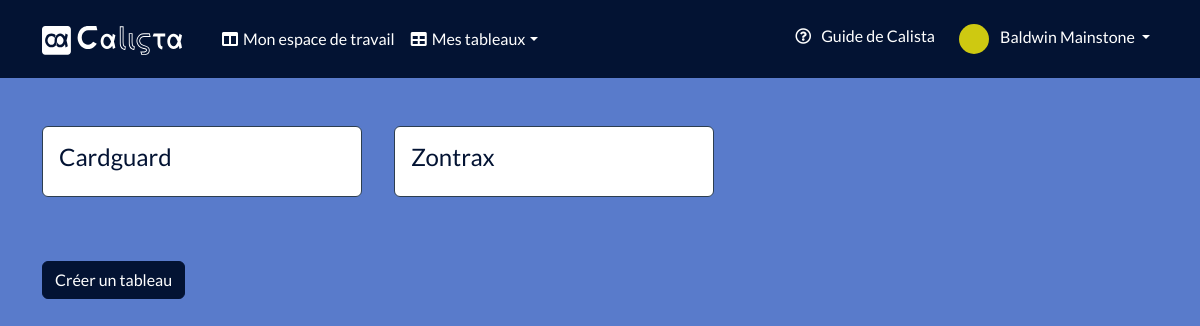
The page /home.php (signed in) on the database its author committed.
### tables this page shows
CREATE TABLE User_app(
   id INT AUTO_INCREMENT,
   email_user_app VARCHAR(100),
   type_account_user_app VARCHAR(50),
   password_user_app VARCHAR(64),
   first_name_user_app VARCHAR(50),
   last_name_user_app VARCHAR(50),
   state_of_account_user_app BOOLEAN,
   color_user_app VARCHAR(50) DEFAULT 'blue',
   profile_picture_user_app VARCHAR(50),
   creation_date_user_app DATE,
   PRIMARY KEY(id)
);

CREATE TABLE Board(
   id INT auto_increment,
   name_board VARCHAR(200),
   creation_date_board DATETIME,
   position_board INT,
   color_board VARCHAR(50) DEFAULT 'blue',
   id_user_app INT NOT NULL,
   PRIMARY KEY(id),
   FOREIGN KEY(id_user_app) REFERENCES User_app(id) ON UPDATE CASCADE ON DELETE CASCADE
);

### Controllers/Controller.php (called while the page is built, shortened)
<?php
abstract class Controller
{
    protected function view(string $fileName, array $data = [])
    {
        $filePath = base_path(self::VIEW_PATH . '/' . $fileName);
        if (file_exists($filePath)) {
            $userid = self::getCurrentUserId();
            if ($userid) {
                $user = User_app::find($userid);
                $userboards = $user->boards();
            }
            require $filePath;
        }
    }
    protected static function getCurrentUserId()
    {
        return session('id');
    }
}

### Controllers/HomeController.php (called while the page is built, shortened)
<?php
class HomeController extends Controller
{
    public function index()
    {
        return $this->view('/home.php', []);
    }
}

### public/home.php (called while the page is built, shortened)
<?php
$controller = new Controllers\HomeController();
switch ($_SERVER['REQUEST_METHOD']) {
    case 'GET':
        $controller->index();
        break;
}

### supports/helpers.php (called while the page is built, shortened)
<?php
if (!function_exists('session')) {
    function session(?string $key = null, $value = null)
    {
        if ($key and !is_null($value)) {
            $_SESSION[$key] = $value;
            return true;
        } elseif ($key) {
            return $_SESSION[$key] ?? null;
        }
        return $_SESSION;
    }
}

### Models/Model.php (called while the page is built, shortened)
<?php
abstract class Model
{
    protected static $db;
    protected $table;
    protected $identifier = 'id';
    public function hydrate(array $data): self
    {
        return $this;
    }
    public static function find($id)
    {
        $model = new static();
        $data = $model->select(
            "SELECT * FROM {$model->getTable()} WHERE {$model->getIdentifier()} = :id",
            [':id' => $id],
            1
        );
        return $model->hydrate($data);
    }
    public static function select(
        string $sql,
        array $data = [],
        ?int $limit = null,
        int $mode = PDO::FETCH_ASSOC
    ): array {
        $builder = new static();
        if ($limit) {
            $sql .= ' LIMIT ' . $limit;
        }
        $req = $builder::db()->prepare($sql);
        $req->execute($data);
        if ($limit === 1) {
            return $req->fetch($mode) ?: [];
        } else {
            return $req->fetchAll($mode) ?: [];
        }
    }
    public function getTable()
    {
        return $this->table;
    }
    public function getIdentifier()
    {
        return $this->identifier;
    }
    public static function db()
    {
        return self::$db;
    }
    protected static function openConnection()
    {
        $DSN = DB_PDO_DRIVER
            . ':host=' . DB_HOSTNAME
            . ';port=' . DB_PORT
            . ';dbname=' . DB_DATABASE;
        try {
            self::$db = new PDO($DSN, DB_USERNAME, DB_PASSWORD, [
                PDO::ATTR_PERSISTENT => true,
            ]);
        } catch (PDOException $e) {
            echo $e->getMessage() . '<br>';
            exit();
        }
    }
}

### Models/User_app.php (called while the page is built, shortened)
<?php
class User_app extends Model
{
    public $id;
    public $first_name_user_app;
    public $last_name_user_app;
    public static function find($id)
    {
        return parent::find($id);
    }
    public function boards()
    {
        $boardsModel = new Board();
        $req = $this->db()->prepare("SELECT * FROM {$boardsModel->getTable()} WHERE id_user_app = :id_user");
        $req->execute([
            ':id_user' => $this->id,
        ]);
        return $req->fetchAll(PDO::FETCH_ASSOC) ?: [];
    }
    public function getFullName()
    {
        return $this->first_name_user_app . ' ' . $this->last_name_user_app;
    }
}

### Views/home.php (the view, shortened to what this page needs)
<!DOCTYPE html>
<html lang="fr">
<head>
    <link rel="stylesheet" href="/assets/css/bootstrap.css">
    <link rel="stylesheet" href="/assets/css/root-<?php echo $user->color_user_app; ?>-theme.css">
    <link rel="stylesheet" href="/assets/css/custom-style.css">
    <link rel="stylesheet" href="https://cdnjs.cloudflare.com/ajax/libs/font-awesome/5.13.0/css/all.min.css">
</head>
<body>
    <header>
        <?php require view_path('components/nav.php'); ?>
    </header>
    <main>
        <div class="container">
            <div class="d-md-flex flex-md-wrap flex-xl-row gap-3 my-5">
                <?php foreach ($userboards as $userboard) : ?>
                    <div class="card border-primary mb-3" style="min-width: 20rem">
                        <div class="card-body">
                            <h4 class="card-title"><a href="<?php echo '/boards/show.php?id=' . $userboard['id'] ?>"><?php echo $userboard['name_board'] ?></a></h4>
                        </div>
                    </div>
                    <br>
                <?php endforeach; ?>
            </div>
            <button type="button" class="btn btn-primary mb-4" data-bs-toggle="modal" data-bs-target="#create-board">
                Créer un tableau
            </button>
        </div>
    </main>
</body>
</html>

### Views/components/nav.php (shortened to what this page needs)
<nav class="navbar navbar-expand-lg navbar-dark">
    <div class="container gap-3">
        <a class="navbar-brand" href="/index.php"><img id="logo-nav" src="/assets/pictures/calista-logo-white.svg" alt="Calista, application Trello like"></a>
        <div class="collapse navbar-collapse" id="navbarColor01">
            <ul class="navbar-nav me-auto">
                <li class="nav-item">
                    <a id="dashboard-nav" class="nav-link" href="/home.php">Mon espace de travail
                    </a>
                </li>
                <li class="nav-item dropdown">
                    <a id="boards-nav" class="nav-link dropdown-toggle" data-bs-toggle="dropdown" href="#" role="button" aria-haspopup="true" aria-expanded="false">Mes tableaux</a>
                </li>
            </ul>
            <ul class="navbar-nav gap-2">
                <li class="nav-item">
                    <a class="nav-link" id="help-icon-nav" href="">Guide de Calista
                    </a>
                </li>
                <li class="nav-item dropdown">
                    <a class="nav-link dropdown-toggle" data-bs-toggle="dropdown" href="#" role="button" aria-haspopup="true" aria-expanded="false">
                        <img id="profile-icon-nav" src="/assets/pictures/profile-picture.svg" alt="Menu de profil">
                        <span id="nav-profile-name">
                            <?php
                            echo ($user->getFullName());
                            ?>
                        </span>
                    </a>
                </li>
            </ul>
        </div>
    </div>
</nav>

### public/assets/css/root-blue-theme.css (style rules this page uses)
:root { --bs-primary: #031333; --bs-secondary: #597BCB; --bs-third: #113680; }

### public/assets/css/custom-style.css (style rules this page uses)
body { background-color: var(--bs-secondary); }
h1, h2, h3, h4, a, p { color: var(--bs-primary); }
a { color: var(--bs-primary); text-decoration: none; }
#profile-icon-nav { width: 30px; }
#logo-nav { width: 140px; }
.navbar-dark { background-color: var(--bs-primary); --bs-navbar-color: #fff; --bs-navbar-hover-color: var(--bs-secondary); --bs-navbar-active-color: var(--bs-secondary); }
#nav-profile-name { margin-left: 8px; }
#help-icon-nav { cursor: pointer; margin-bottom: 2px; }
#help-icon-nav::before { font-family: "Font Awesome 5 Free"; content: "\f059"; margin-right: 10px; }
#dashboard-nav::before { font-family: "Font Awesome 5 Free"; font-weight: 900; content: "\f0db"; margin-right: 5px; }
#boards-nav::before { font-family: "Font Awesome 5 Free"; font-weight: 900; content: "\f0ce"; margin-right: 5px; }
.btn-primary { --bs-btn-color: #fff; --bs-btn-bg: var(--bs-primary); --bs-btn-border-color: var(--bs-primary); --bs-btn-hover-color: #fff; --bs-btn-hover-bg: var(--bs-third); --bs-btn-hover-border-color: var(--bs-primary); --bs-btn-focus-shadow-rgb: 76, 91, 106; --bs-btn-active-color: #fff; --bs-btn-active-bg: var(--bs-third); --bs-btn-active-border-color: var(--bs-third); --bs-btn-active-shadow: inset 0 3px 5px rgba(0, 0, 0, 0.125); }

### rows shown on the page
user_app: $user->getFullName() "Baldwin Mainstone"
board: name_board "Cardguard"
board: name_board "Zontrax"
